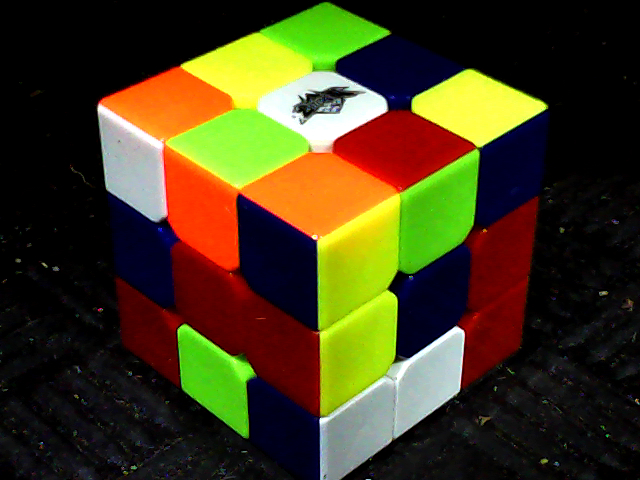
#> input picture Imaging/images/drag/1.png, 640 x 480 px; its folder holds 3 pictures in this run
$ python 'image_proc GREEN.py'   (Python 2 division)   (older library calls are emulated)
#> lines starting #> are read from the running program, lines starting #| are printed output that depends on the picture; long printed decimals are rounded
import matplotlib.image as mpimg
import numpy as np
import matplotlib.patches as patches
import matplotlib.pyplot as plt

rTint = 1.00
gTint = 1.00
bTint = 1.00

pics = ['1', '2', '3']
locs = [(3, 4, 15, 18), (8, 13, 14, 17), (6, 9, 23)]
arr = np.array([
    (155, 87), (240, 52), (315, 20), (227, 129), (386, 52), (311, 180), (390, 134), (465, 87),          # up
    (120, 154), (191, 195), (268, 251), (127, 242), (274, 339), (135, 320), (198, 365), (269, 419),     # left
    (350, 249), (430, 200), (505, 154), (349, 339), (494, 244), (346, 420), (422, 370), (485, 324)      # front
     ])
gR, gG, gB = 0, 0, 0
gItr = 0
gCntr = 0
grid = 20
rgDiff = 0
dmax = 0
dmin = 0

for item in pics:
    img = np.array(mpimg.imread('images/drag/' + item + '.png'), dtype=np.float)
    fig, imgplot = plt.subplots(1)
    imgplot.imshow(img)

    itr = 1
    for index in arr:
        if itr in locs[gItr]:
            rect = patches.Rectangle(index, grid, grid, linewidth=1, edgecolor='purple', facecolor='none')
            imgplot.add_patch(rect)

            i = index[1]
            j = index[0]
            subimg = np.array(img[i:i + grid, j:j + grid])

            x, y, z = 0, 0, 0
            d = 0
            dnaught = 0

            for a in range(0, grid):
                for b in range(0, grid):
                    x += subimg[a][b][0] * rTint
                    y += subimg[a][b][1] * gTint
                    z += subimg[a][b][2] * bTint
                    dnaught = subimg[a][b][1] - subimg[a][b][0]
                    d += dnaught
                    if (dnaught > dmax):
                        dmax = dnaught
                    elif (dnaught < dmin):
                        dmin = dnaught

            x /= grid*grid
            y /= grid*grid
            z /= grid*grid
            d /= grid * grid

            gR += x
            gG += y
            gB += z
            rgDiff += d

            gCntr += 1

        itr += 1
#> this loop made 24 passes
#> pass 3, `subimg = np.array(img[i:i + grid, j:j + grid])`:
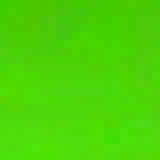
#> subimg: shape (20, 20, 3) float64 (shown 8 times larger); mean R, G, B 0.296, 0.832, 0.0232
#> after the loop, dmax = 0.62; dmin = 0; gB = 0.358; gCntr = 4; gG = 3.42; gR = 1.48; itr = 25; rgDiff = 1.94

    gItr += 1

    # plt.show()

gR /= gCntr
#> gR = 0.567
gG /= gCntr
#> gG = 0.718
gB /= gCntr
#> gB = 0.219
rgDiff /= gCntr
#> rgDiff = 0.15

if gR < 0.005:
    gR = 0
if gG < 0.005:
    gG = 0
if gB < 0.005:
    gB = 0

print 'Green avgR: ', gR
#| Green avgR:  0.5674
print 'Green avgG: ', gG
#| Green avgG:  0.7176
print 'Green avgB: ', gB
#| Green avgB:  0.2191
print 'Green - Red max: ', dmax
#| Green - Red max:  0.6196
print 'Green - Red min: ', dmin
#| Green - Red min:  -0.8745
print 'Green - Red avg: ', rgDiff
#| Green - Red avg:  0.1502
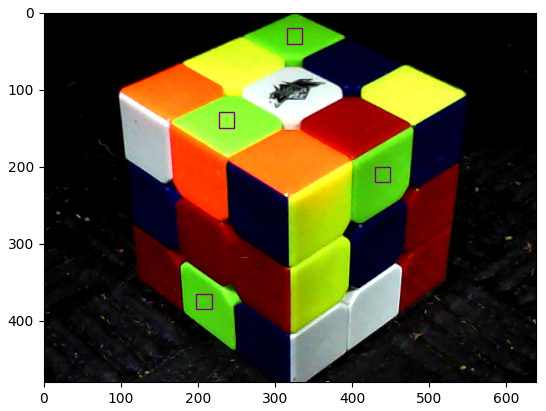
#> figure drawn by matplotlib, 1 panel
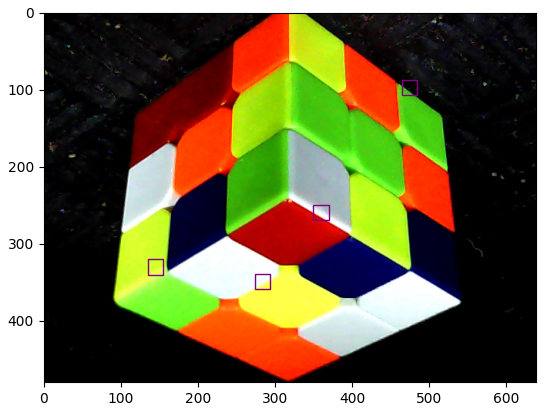
#> figure drawn by matplotlib, 1 panel
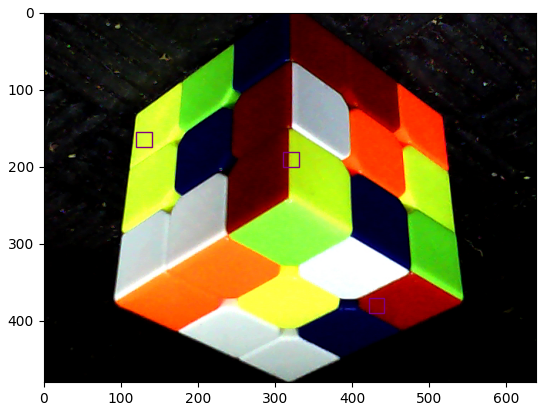
#> figure drawn by matplotlib, 1 panel
